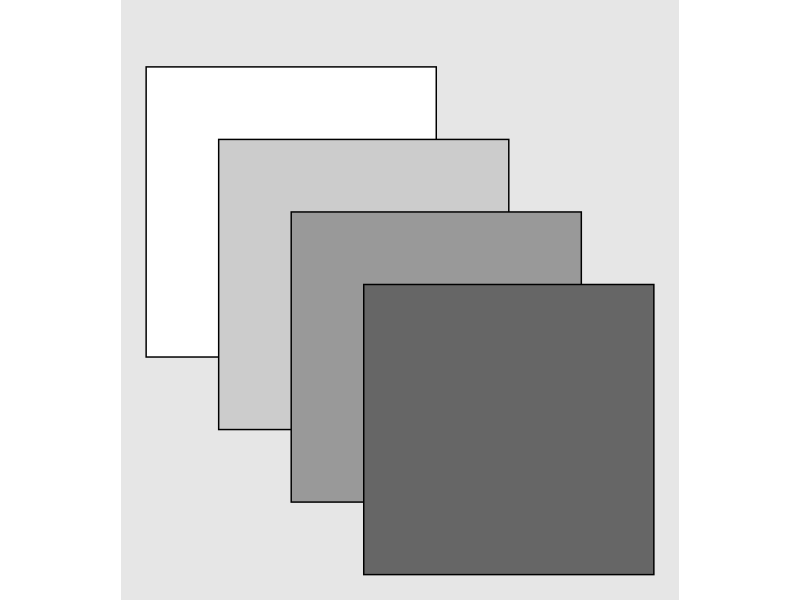
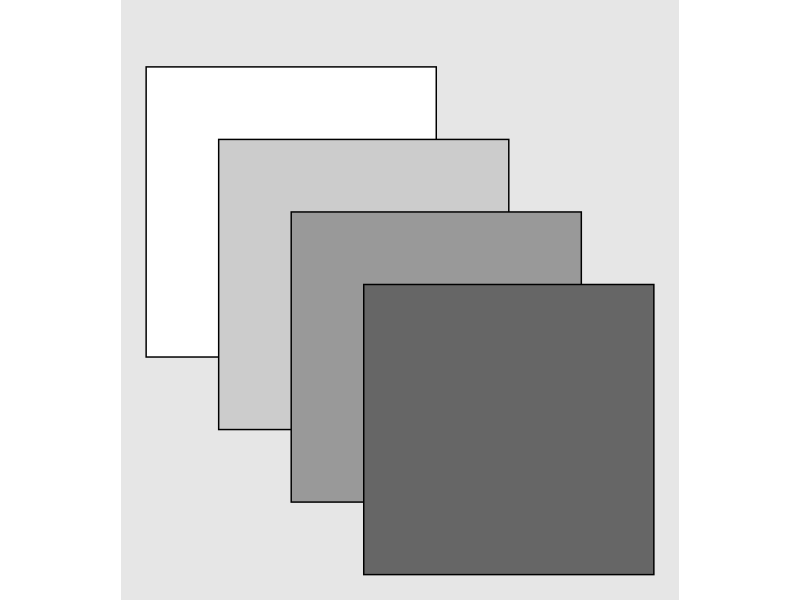

Here is the R script that generated these plots, in order:
library(tidyverse)

c <- 4 
 
squares_df <- tibble(
  xmin = 1:4, 
  ymin = 4:1,
  fill = c("#ffffff","#cccccc","#999999","#666666")
) %>% 
  mutate(
    xmax = xmin + c, 
    ymax = ymin + c
  )

squares_df %>% 
  ggplot(aes(xmin = xmin, xmax = xmax, ymin= ymin, ymax = ymax)) + 
  geom_rect(aes(fill = fill), color ="black") + 
  coord_fixed() + 
  theme_void() + 
  scale_fill_identity(guide = "none") + 
  theme(
    plot.margin  = margin(30),
    plot.background = element_rect(fill = "#e6e6e6", color = NA)
  )

ggsave("Graphics/gray_squares.png", width = 6, height = 6, device = ragg::agg_png, dpi = 320)
